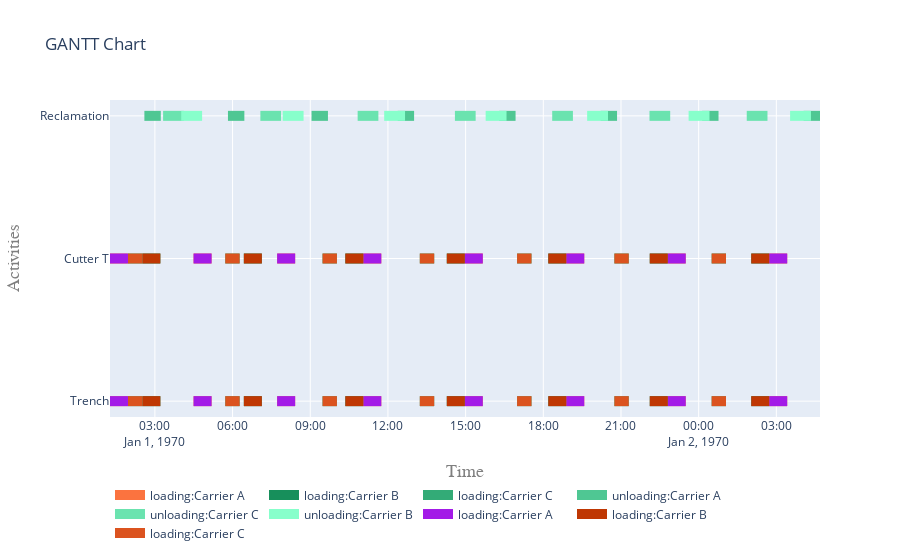

Source (notebook cell):
### Code cell
fig = get_gantt_chart([from_site, to_site, cutter], id_map=activities)

### Figure 1 — Plotly figure (JSON) as saved in the notebook; plotly's stock layout.template omitted (floating-point values rounded to 4 significant figures)
{"data": [{"connectgaps": false, "hoverinfo": "y+name", "line": {"color": "rgb(251,115,63)", "width": 10}, "mode": "lines", "name": "loading:Carrier A", "type": "scatter", "x": ["1970-01-01T01:16:00", "1970-01-01T01:16:00", "1970-01-01T01:57:40", "1970-01-01T01:57:40", "1970-01-01T01:57:40", "1970-01-01T04:29:40", "1970-01-01T04:29:40", "1970-01-01T05:11:20", "1970-01-01T05:11:20", "1970-01-01T05:11:20", "1970-01-01T07:43:20", "1970-01-01T07:43:20", "1970-01-01T08:25:00", "1970-01-01T08:25:00", "1970-01-01T08:25:00", "1970-01-01T11:02:56", "1970-01-01T11:02:56", "1970-01-01T11:44:36", "1970-01-01T11:44:36", "1970-01-01T11:44:36", "1970-01-01T14:58:04", "1970-01-01T14:58:04", "1970-01-01T15:39:44", "1970-01-01T15:39:44", "1970-01-01T15:39:44", "1970-01-01T18:53:12", "1970-01-01T18:53:12", "1970-01-01T19:34:52", "1970-01-01T19:34:52", "1970-01-01T19:34:52", "1970-01-01T22:48:20", "1970-01-01T22:48:20", "1970-01-01T23:30:00", "1970-01-01T23:30:00", "1970-01-01T23:30:00", "1970-01-02T02:43:28", "1970-01-02T02:43:28", "1970-01-02T03:25:08", "1970-01-02T03:25:08", "1970-01-02T03:25:08", "1970-01-01T01:16:00", "1970-01-01T01:16:00", "1970-01-01T01:57:40", "1970-01-01T01:57:40", "1970-01-01T01:57:40", "1970-01-01T04:29:40", "1970-01-01T04:29:40", "1970-01-01T05:11:20", "1970-01-01T05:11:20", "1970-01-01T05:11:20", "1970-01-01T07:43:20", "1970-01-01T07:43:20", "1970-01-01T08:25:00", "1970-01-01T08:25:00", "1970-01-01T08:25:00", "1970-01-01T11:02:56", "1970-01-01T11:02:56", "1970-01-01T11:44:36", "1970-01-01T11:44:36", "1970-01-01T11:44:36", "1970-01-01T14:58:04", "1970-01-01T14:58:04", "1970-01-01T15:39:44", "1970-01-01T15:39:44", "1970-01-01T15:39:44", "1970-01-01T18:53:12", "1970-01-01T18:53:12", "1970-01-01T19:34:52", "1970-01-01T19:34:52", "1970-01-01T19:34:52", "1970-01-01T22:48:20", "1970-01-01T22:48:20", "1970-01-01T23:30:00", "1970-01-01T23:30:00", "1970-01-01T23:30:00", "1970-01-02T02:43:28", "1970-01-02T02:43:28", "1970-01-02T03:25:08", "1970-01-02T03:25:08", "1970-01-02T03:25:08"], "y": ["Trench", "Trench", "Trench", "Trench", null, "Trench", "Trench", "Trench", "Trench", null, "Trench", "Trench", "Trench", "Trench", null, "Trench", "Trench", "Trench", "Trench", null, "Trench", "Trench", "Trench", "Trench", null, "Trench", "Trench", "Trench", "Trench", null, "Trench", "Trench", "Trench", "Trench", null, "Trench", "Trench", "Trench", "Trench", null, "Cutter T", "Cutter T", "Cutter T", "Cutter T", null, "Cutter T", "Cutter T", "Cutter T", "Cutter T", null, "Cutter T", "Cutter T", "Cutter T", "Cutter T", null, "Cutter T", "Cutter T", "Cutter T", "Cutter T", null, "Cutter T", "Cutter T", "Cutter T", "Cutter T", null, "Cutter T", "Cutter T", "Cutter T", "Cutter T", null, "Cutter T", "Cutter T", "Cutter T", "Cutter T", null, "Cutter T", "Cutter T", "Cutter T", "Cutter T", null]}, {"connectgaps": false, "hoverinfo": "y+name", "line": {"color": "rgb(23,143,91)", "width": 10}, "mode": "lines", "name": "loading:Carrier B", "type": "scatter", "x": ["1970-01-01T02:31:00", "1970-01-01T02:31:00", "1970-01-01T03:12:40", "1970-01-01T03:12:40", "1970-01-01T03:12:40", "1970-01-01T06:26:08", "1970-01-01T06:26:08", "1970-01-01T07:07:48", "1970-01-01T07:07:48", "1970-01-01T07:07:48", "1970-01-01T10:21:16", "1970-01-01T10:21:16", "1970-01-01T11:02:56", "1970-01-01T11:02:56", "1970-01-01T11:02:56", "1970-01-01T14:16:24", "1970-01-01T14:16:24", "1970-01-01T14:58:04", "1970-01-01T14:58:04", "1970-01-01T14:58:04", "1970-01-01T18:11:32", "1970-01-01T18:11:32", "1970-01-01T18:53:12", "1970-01-01T18:53:12", "1970-01-01T18:53:12", "1970-01-01T22:06:40", "1970-01-01T22:06:40", "1970-01-01T22:48:20", "1970-01-01T22:48:20", "1970-01-01T22:48:20", "1970-01-02T02:01:48", "1970-01-02T02:01:48", "1970-01-02T02:43:28", "1970-01-02T02:43:28", "1970-01-02T02:43:28", "1970-01-01T02:31:00", "1970-01-01T02:31:00", "1970-01-01T03:12:40", "1970-01-01T03:12:40", "1970-01-01T03:12:40", "1970-01-01T06:26:08", "1970-01-01T06:26:08", "1970-01-01T07:07:48", "1970-01-01T07:07:48", "1970-01-01T07:07:48", "1970-01-01T10:21:16", "1970-01-01T10:21:16", "1970-01-01T11:02:56", "1970-01-01T11:02:56", "1970-01-01T11:02:56", "1970-01-01T14:16:24", "1970-01-01T14:16:24", "1970-01-01T14:58:04", "1970-01-01T14:58:04", "1970-01-01T14:58:04", "1970-01-01T18:11:32", "1970-01-01T18:11:32", "1970-01-01T18:53:12", "1970-01-01T18:53:12", "1970-01-01T18:53:12", "1970-01-01T22:06:40", "1970-01-01T22:06:40", "1970-01-01T22:48:20", "1970-01-01T22:48:20", "1970-01-01T22:48:20", "1970-01-02T02:01:48", "1970-01-02T02:01:48", "1970-01-02T02:43:28", "1970-01-02T02:43:28", "1970-01-02T02:43:28"], "y": ["Trench", "Trench", "Trench", "Trench", null, "Trench", "Trench", "Trench", "Trench", null, "Trench", "Trench", "Trench", "Trench", null, "Trench", "Trench", "Trench", "Trench", null, "Trench", "Trench", "Trench", "Trench", null, "Trench", "Trench", "Trench", "Trench", null, "Trench", "Trench", "Trench", "Trench", null, "Cutter T", "Cutter T", "Cutter T", "Cutter T", null, "Cutter T", "Cutter T", "Cutter T", "Cutter T", null, "Cutter T", "Cutter T", "Cutter T", "Cutter T", null, "Cutter T", "Cutter T", "Cutter T", "Cutter T", null, "Cutter T", "Cutter T", "Cutter T", "Cutter T", null, "Cutter T", "Cutter T", "Cutter T", "Cutter T", null, "Cutter T", "Cutter T", "Cutter T", "Cutter T", null]}, {"connectgaps": false, "hoverinfo": "y+name", "line": {"color": "rgb(51,171,119)", "width": 10}, "mode": "lines", "name": "loading:Carrier C", "type": "scatter", "x": ["1970-01-01T01:57:40", "1970-01-01T01:57:40", "1970-01-01T02:31:00", "1970-01-01T02:31:00", "1970-01-01T02:31:00", "1970-01-01T05:43:04", "1970-01-01T05:43:04", "1970-01-01T06:16:24", "1970-01-01T06:16:24", "1970-01-01T06:16:24", "1970-01-01T09:28:28", "1970-01-01T09:28:28", "1970-01-01T10:01:48", "1970-01-01T10:01:48", "1970-01-01T10:01:48", "1970-01-01T13:13:52", "1970-01-01T13:13:52", "1970-01-01T13:47:12", "1970-01-01T13:47:12", "1970-01-01T13:47:12", "1970-01-01T16:59:16", "1970-01-01T16:59:16", "1970-01-01T17:32:36", "1970-01-01T17:32:36", "1970-01-01T17:32:36", "1970-01-01T20:44:40", "1970-01-01T20:44:40", "1970-01-01T21:18:00", "1970-01-01T21:18:00", "1970-01-01T21:18:00", "1970-01-02T00:30:04", "1970-01-02T00:30:04", "1970-01-02T01:03:24", "1970-01-02T01:03:24", "1970-01-02T01:03:24", "1970-01-01T01:57:40", "1970-01-01T01:57:40", "1970-01-01T02:31:00", "1970-01-01T02:31:00", "1970-01-01T02:31:00", "1970-01-01T05:43:04", "1970-01-01T05:43:04", "1970-01-01T06:16:24", "1970-01-01T06:16:24", "1970-01-01T06:16:24", "1970-01-01T09:28:28", "1970-01-01T09:28:28", "1970-01-01T10:01:48", "1970-01-01T10:01:48", "1970-01-01T10:01:48", "1970-01-01T13:13:52", "1970-01-01T13:13:52", "1970-01-01T13:47:12", "1970-01-01T13:47:12", "1970-01-01T13:47:12", "1970-01-01T16:59:16", "1970-01-01T16:59:16", "1970-01-01T17:32:36", "1970-01-01T17:32:36", "1970-01-01T17:32:36", "1970-01-01T20:44:40", "1970-01-01T20:44:40", "1970-01-01T21:18:00", "1970-01-01T21:18:00", "1970-01-01T21:18:00", "1970-01-02T00:30:04", "1970-01-02T00:30:04", "1970-01-02T01:03:24", "1970-01-02T01:03:24", "1970-01-02T01:03:24"], "y": ["Trench", "Trench", "Trench", "Trench", null, "Trench", "Trench", "Trench", "Trench", null, "Trench", "Trench", "Trench", "Trench", null, "Trench", "Trench", "Trench", "Trench", null, "Trench", "Trench", "Trench", "Trench", null, "Trench", "Trench", "Trench", "Trench", null, "Trench", "Trench", "Trench", "Trench", null, "Cutter T", "Cutter T", "Cutter T", "Cutter T", null, "Cutter T", "Cutter T", "Cutter T", "Cutter T", null, "Cutter T", "Cutter T", "Cutter T", "Cutter T", null, "Cutter T", "Cutter T", "Cutter T", "Cutter T", null, "Cutter T", "Cutter T", "Cutter T", "Cutter T", null, "Cutter T", "Cutter T", "Cutter T", "Cutter T", null, "Cutter T", "Cutter T", "Cutter T", "Cutter T", null]}, {"connectgaps": false, "hoverinfo": "y+name", "line": {"color": "rgb(79,199,147)", "width": 10}, "mode": "lines", "name": "unloading:Carrier A", "type": "scatter", "x": ["1970-01-01T02:35:40", "1970-01-01T02:35:40", "1970-01-01T03:13:40", "1970-01-01T03:13:40", "1970-01-01T03:13:40", "1970-01-01T05:49:20", "1970-01-01T05:49:20", "1970-01-01T06:27:20", "1970-01-01T06:27:20", "1970-01-01T06:27:20", "1970-01-01T09:03:00", "1970-01-01T09:03:00", "1970-01-01T09:41:00", "1970-01-01T09:41:00", "1970-01-01T09:41:00", "1970-01-01T12:22:36", "1970-01-01T12:22:36", "1970-01-01T13:00:36", "1970-01-01T13:00:36", "1970-01-01T13:00:36", "1970-01-01T16:17:44", "1970-01-01T16:17:44", "1970-01-01T16:55:44", "1970-01-01T16:55:44", "1970-01-01T16:55:44", "1970-01-01T20:12:52", "1970-01-01T20:12:52", "1970-01-01T20:50:52", "1970-01-01T20:50:52", "1970-01-01T20:50:52", "1970-01-02T00:08:00", "1970-01-02T00:08:00", "1970-01-02T00:46:00", "1970-01-02T00:46:00", "1970-01-02T00:46:00", "1970-01-02T04:03:08", "1970-01-02T04:03:08", "1970-01-02T04:41:08", "1970-01-02T04:41:08", "1970-01-02T04:41:08"], "y": ["Reclamation", "Reclamation", "Reclamation", "Reclamation", null, "Reclamation", "Reclamation", "Reclamation", "Reclamation", null, "Reclamation", "Reclamation", "Reclamation", "Reclamation", null, "Reclamation", "Reclamation", "Reclamation", "Reclamation", null, "Reclamation", "Reclamation", "Reclamation", "Reclamation", null, "Reclamation", "Reclamation", "Reclamation", "Reclamation", null, "Reclamation", "Reclamation", "Reclamation", "Reclamation", null, "Reclamation", "Reclamation", "Reclamation", "Reclamation", null]}, {"connectgaps": false, "hoverinfo": "y+name", "line": {"color": "rgb(107,227,175)", "width": 10}, "mode": "lines", "name": "unloading:Carrier C", "type": "scatter", "x": ["1970-01-01T03:19:01", "1970-01-01T03:19:01", "1970-01-01T04:07:02", "1970-01-01T04:07:02", "1970-01-01T04:07:02", "1970-01-01T07:04:25", "1970-01-01T07:04:25", "1970-01-01T07:52:26", "1970-01-01T07:52:26", "1970-01-01T07:52:26", "1970-01-01T10:49:49", "1970-01-01T10:49:49", "1970-01-01T11:37:50", "1970-01-01T11:37:50", "1970-01-01T11:37:50", "1970-01-01T14:35:13", "1970-01-01T14:35:13", "1970-01-01T15:23:14", "1970-01-01T15:23:14", "1970-01-01T15:23:14", "1970-01-01T18:20:37", "1970-01-01T18:20:37", "1970-01-01T19:08:38", "1970-01-01T19:08:38", "1970-01-01T19:08:38", "1970-01-01T22:06:01", "1970-01-01T22:06:01", "1970-01-01T22:54:02", "1970-01-01T22:54:02", "1970-01-01T22:54:02", "1970-01-02T01:51:25", "1970-01-02T01:51:25", "1970-01-02T02:39:26", "1970-01-02T02:39:26", "1970-01-02T02:39:26"], "y": ["Reclamation", "Reclamation", "Reclamation", "Reclamation", null, "Reclamation", "Reclamation", "Reclamation", "Reclamation", null, "Reclamation", "Reclamation", "Reclamation", "Reclamation", null, "Reclamation", "Reclamation", "Reclamation", "Reclamation", null, "Reclamation", "Reclamation", "Reclamation", "Reclamation", null, "Reclamation", "Reclamation", "Reclamation", "Reclamation", null, "Reclamation", "Reclamation", "Reclamation", "Reclamation", null]}, {"connectgaps": false, "hoverinfo": "y+name", "line": {"color": "rgb(135,255,203)", "width": 10}, "mode": "lines", "name": "unloading:Carrier B", "type": "scatter", "x": ["1970-01-01T04:01:02", "1970-01-01T04:01:02", "1970-01-01T04:49:24", "1970-01-01T04:49:24", "1970-01-01T04:49:24", "1970-01-01T07:56:10", "1970-01-01T07:56:10", "1970-01-01T08:44:32", "1970-01-01T08:44:32", "1970-01-01T08:44:32", "1970-01-01T11:51:18", "1970-01-01T11:51:18", "1970-01-01T12:39:40", "1970-01-01T12:39:40", "1970-01-01T12:39:40", "1970-01-01T15:46:26", "1970-01-01T15:46:26", "1970-01-01T16:34:48", "1970-01-01T16:34:48", "1970-01-01T16:34:48", "1970-01-01T19:41:34", "1970-01-01T19:41:34", "1970-01-01T20:29:56", "1970-01-01T20:29:56", "1970-01-01T20:29:56", "1970-01-01T23:36:42", "1970-01-01T23:36:42", "1970-01-02T00:25:04", "1970-01-02T00:25:04", "1970-01-02T00:25:04", "1970-01-02T03:31:50", "1970-01-02T03:31:50", "1970-01-02T04:20:12", "1970-01-02T04:20:12", "1970-01-02T04:20:12"], "y": ["Reclamation", "Reclamation", "Reclamation", "Reclamation", null, "Reclamation", "Reclamation", "Reclamation", "Reclamation", null, "Reclamation", "Reclamation", "Reclamation", "Reclamation", null, "Reclamation", "Reclamation", "Reclamation", "Reclamation", null, "Reclamation", "Reclamation", "Reclamation", "Reclamation", null, "Reclamation", "Reclamation", "Reclamation", "Reclamation", null, "Reclamation", "Reclamation", "Reclamation", "Reclamation", null]}, {"connectgaps": false, "hoverinfo": "y+name", "line": {"color": "rgb(163,27,231)", "width": 10}, "mode": "lines", "name": "loading:Carrier A", "type": "scatter", "x": ["1970-01-01T01:16:00", "1970-01-01T01:16:00", "1970-01-01T01:57:40", "1970-01-01T01:57:40", "1970-01-01T01:57:40", "1970-01-01T04:29:40", "1970-01-01T04:29:40", "1970-01-01T05:11:20", "1970-01-01T05:11:20", "1970-01-01T05:11:20", "1970-01-01T07:43:20", "1970-01-01T07:43:20", "1970-01-01T08:25:00", "1970-01-01T08:25:00", "1970-01-01T08:25:00", "1970-01-01T11:02:56", "1970-01-01T11:02:56", "1970-01-01T11:44:36", "1970-01-01T11:44:36", "1970-01-01T11:44:36", "1970-01-01T14:58:04", "1970-01-01T14:58:04", "1970-01-01T15:39:44", "1970-01-01T15:39:44", "1970-01-01T15:39:44", "1970-01-01T18:53:12", "1970-01-01T18:53:12", "1970-01-01T19:34:52", "1970-01-01T19:34:52", "1970-01-01T19:34:52", "1970-01-01T22:48:20", "1970-01-01T22:48:20", "1970-01-01T23:30:00", "1970-01-01T23:30:00", "1970-01-01T23:30:00", "1970-01-02T02:43:28", "1970-01-02T02:43:28", "1970-01-02T03:25:08", "1970-01-02T03:25:08", "1970-01-02T03:25:08", "1970-01-01T01:16:00", "1970-01-01T01:16:00", "1970-01-01T01:57:40", "1970-01-01T01:57:40", "1970-01-01T01:57:40", "1970-01-01T04:29:40", "1970-01-01T04:29:40", "1970-01-01T05:11:20", "1970-01-01T05:11:20", "1970-01-01T05:11:20", "1970-01-01T07:43:20", "1970-01-01T07:43:20", "1970-01-01T08:25:00", "1970-01-01T08:25:00", "1970-01-01T08:25:00", "1970-01-01T11:02:56", "1970-01-01T11:02:56", "1970-01-01T11:44:36", "1970-01-01T11:44:36", "1970-01-01T11:44:36", "1970-01-01T14:58:04", "1970-01-01T14:58:04", "1970-01-01T15:39:44", "1970-01-01T15:39:44", "1970-01-01T15:39:44", "1970-01-01T18:53:12", "1970-01-01T18:53:12", "1970-01-01T19:34:52", "1970-01-01T19:34:52", "1970-01-01T19:34:52", "1970-01-01T22:48:20", "1970-01-01T22:48:20", "1970-01-01T23:30:00", "1970-01-01T23:30:00", "1970-01-01T23:30:00", "1970-01-02T02:43:28", "1970-01-02T02:43:28", "1970-01-02T03:25:08", "1970-01-02T03:25:08", "1970-01-02T03:25:08"], "y": ["Trench", "Trench", "Trench", "Trench", null, "Trench", "Trench", "Trench", "Trench", null, "Trench", "Trench", "Trench", "Trench", null, "Trench", "Trench", "Trench", "Trench", null, "Trench", "Trench", "Trench", "Trench", null, "Trench", "Trench", "Trench", "Trench", null, "Trench", "Trench", "Trench", "Trench", null, "Trench", "Trench", "Trench", "Trench", null, "Cutter T", "Cutter T", "Cutter T", "Cutter T", null, "Cutter T", "Cutter T", "Cutter T", "Cutter T", null, "Cutter T", "Cutter T", "Cutter T", "Cutter T", null, "Cutter T", "Cutter T", "Cutter T", "Cutter T", null, "Cutter T", "Cutter T", "Cutter T", "Cutter T", null, "Cutter T", "Cutter T", "Cutter T", "Cutter T", null, "Cutter T", "Cutter T", "Cutter T", "Cutter T", null, "Cutter T", "Cutter T", "Cutter T", "Cutter T", null]}, {"connectgaps": false, "hoverinfo": "y+name", "line": {"color": "rgb(191,55,3)", "width": 10}, "mode": "lines", "name": "loading:Carrier B", "type": "scatter", "x": ["1970-01-01T02:31:00", "1970-01-01T02:31:00", "1970-01-01T03:12:40", "1970-01-01T03:12:40", "1970-01-01T03:12:40", "1970-01-01T06:26:08", "1970-01-01T06:26:08", "1970-01-01T07:07:48", "1970-01-01T07:07:48", "1970-01-01T07:07:48", "1970-01-01T10:21:16", "1970-01-01T10:21:16", "1970-01-01T11:02:56", "1970-01-01T11:02:56", "1970-01-01T11:02:56", "1970-01-01T14:16:24", "1970-01-01T14:16:24", "1970-01-01T14:58:04", "1970-01-01T14:58:04", "1970-01-01T14:58:04", "1970-01-01T18:11:32", "1970-01-01T18:11:32", "1970-01-01T18:53:12", "1970-01-01T18:53:12", "1970-01-01T18:53:12", "1970-01-01T22:06:40", "1970-01-01T22:06:40", "1970-01-01T22:48:20", "1970-01-01T22:48:20", "1970-01-01T22:48:20", "1970-01-02T02:01:48", "1970-01-02T02:01:48", "1970-01-02T02:43:28", "1970-01-02T02:43:28", "1970-01-02T02:43:28", "1970-01-01T02:31:00", "1970-01-01T02:31:00", "1970-01-01T03:12:40", "1970-01-01T03:12:40", "1970-01-01T03:12:40", "1970-01-01T06:26:08", "1970-01-01T06:26:08", "1970-01-01T07:07:48", "1970-01-01T07:07:48", "1970-01-01T07:07:48", "1970-01-01T10:21:16", "1970-01-01T10:21:16", "1970-01-01T11:02:56", "1970-01-01T11:02:56", "1970-01-01T11:02:56", "1970-01-01T14:16:24", "1970-01-01T14:16:24", "1970-01-01T14:58:04", "1970-01-01T14:58:04", "1970-01-01T14:58:04", "1970-01-01T18:11:32", "1970-01-01T18:11:32", "1970-01-01T18:53:12", "1970-01-01T18:53:12", "1970-01-01T18:53:12", "1970-01-01T22:06:40", "1970-01-01T22:06:40", "1970-01-01T22:48:20", "1970-01-01T22:48:20", "1970-01-01T22:48:20", "1970-01-02T02:01:48", "1970-01-02T02:01:48", "1970-01-02T02:43:28", "1970-01-02T02:43:28", "1970-01-02T02:43:28"], "y": ["Trench", "Trench", "Trench", "Trench", null, "Trench", "Trench", "Trench", "Trench", null, "Trench", "Trench", "Trench", "Trench", null, "Trench", "Trench", "Trench", "Trench", null, "Trench", "Trench", "Trench", "Trench", null, "Trench", "Trench", "Trench", "Trench", null, "Trench", "Trench", "Trench", "Trench", null, "Cutter T", "Cutter T", "Cutter T", "Cutter T", null, "Cutter T", "Cutter T", "Cutter T", "Cutter T", null, "Cutter T", "Cutter T", "Cutter T", "Cutter T", null, "Cutter T", "Cutter T", "Cutter T", "Cutter T", null, "Cutter T", "Cutter T", "Cutter T", "Cutter T", null, "Cutter T", "Cutter T", "Cutter T", "Cutter T", null, "Cutter T", "Cutter T", "Cutter T", "Cutter T", null]}, {"connectgaps": false, "hoverinfo": "y+name", "line": {"color": "rgb(219,83,31)", "width": 10}, "mode": "lines", "name": "loading:Carrier C", "type": "scatter", "x": ["1970-01-01T01:57:40", "1970-01-01T01:57:40", "1970-01-01T02:31:00", "1970-01-01T02:31:00", "1970-01-01T02:31:00", "1970-01-01T05:43:04", "1970-01-01T05:43:04", "1970-01-01T06:16:24", "1970-01-01T06:16:24", "1970-01-01T06:16:24", "1970-01-01T09:28:28", "1970-01-01T09:28:28", "1970-01-01T10:01:48", "1970-01-01T10:01:48", "1970-01-01T10:01:48", "1970-01-01T13:13:52", "1970-01-01T13:13:52", "1970-01-01T13:47:12", "1970-01-01T13:47:12", "1970-01-01T13:47:12", "1970-01-01T16:59:16", "1970-01-01T16:59:16", "1970-01-01T17:32:36", "1970-01-01T17:32:36", "1970-01-01T17:32:36", "1970-01-01T20:44:40", "1970-01-01T20:44:40", "1970-01-01T21:18:00", "1970-01-01T21:18:00", "1970-01-01T21:18:00", "1970-01-02T00:30:04", "1970-01-02T00:30:04", "1970-01-02T01:03:24", "1970-01-02T01:03:24", "1970-01-02T01:03:24", "1970-01-01T01:57:40", "1970-01-01T01:57:40", "1970-01-01T02:31:00", "1970-01-01T02:31:00", "1970-01-01T02:31:00", "1970-01-01T05:43:04", "1970-01-01T05:43:04", "1970-01-01T06:16:24", "1970-01-01T06:16:24", "1970-01-01T06:16:24", "1970-01-01T09:28:28", "1970-01-01T09:28:28", "1970-01-01T10:01:48", "1970-01-01T10:01:48", "1970-01-01T10:01:48", "1970-01-01T13:13:52", "1970-01-01T13:13:52", "1970-01-01T13:47:12", "1970-01-01T13:47:12", "1970-01-01T13:47:12", "1970-01-01T16:59:16", "1970-01-01T16:59:16", "1970-01-01T17:32:36", "1970-01-01T17:32:36", "1970-01-01T17:32:36", "1970-01-01T20:44:40", "1970-01-01T20:44:40", "1970-01-01T21:18:00", "1970-01-01T21:18:00", "1970-01-01T21:18:00", "1970-01-02T00:30:04", "1970-01-02T00:30:04", "1970-01-02T01:03:24", "1970-01-02T01:03:24", "1970-01-02T01:03:24"], "y": ["Trench", "Trench", "Trench", "Trench", null, "Trench", "Trench", "Trench", "Trench", null, "Trench", "Trench", "Trench", "Trench", null, "Trench", "Trench", "Trench", "Trench", null, "Trench", "Trench", "Trench", "Trench", null, "Trench", "Trench", "Trench", "Trench", null, "Trench", "Trench", "Trench", "Trench", null, "Cutter T", "Cutter T", "Cutter T", "Cutter T", null, "Cutter T", "Cutter T", "Cutter T", "Cutter T", null, "Cutter T", "Cutter T", "Cutter T", "Cutter T", null, "Cutter T", "Cutter T", "Cutter T", "Cutter T", null, "Cutter T", "Cutter T", "Cutter T", "Cutter T", null, "Cutter T", "Cutter T", "Cutter T", "Cutter T", null, "Cutter T", "Cutter T", "Cutter T", "Cutter T", null]}], "layout": {"hovermode": "closest", "legend": {"orientation": "h", "x": 0, "y": -0.2}, "title": {"text": "GANTT Chart"}, "xaxis": {"range": ["1970-01-01T01:16:00", "1970-01-02T04:41:08"], "title": {"font": {"color": "#7f7f7f", "family": "Courier New, monospace", "size": 18}, "text": "Time"}}, "yaxis": {"title": {"font": {"color": "#7f7f7f", "family": "Courier New, monospace", "size": 18}, "text": "Activities"}}}}
